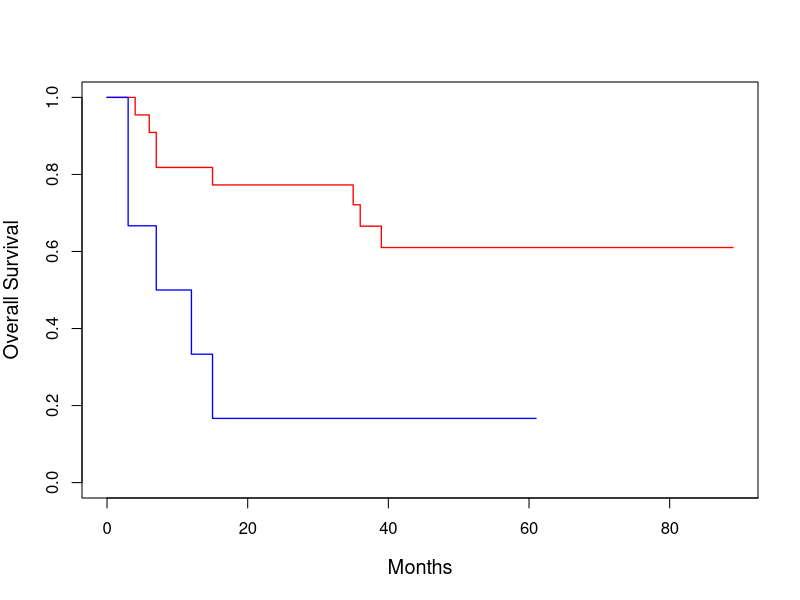

The R source for this figure:
library(survival)

setwd("/Users/dwhong/Desktop/R_code/survival")

expression <- read.csv("expression_groups.csv", header = TRUE, stringsAsFactors = FALSE, sep = ",")
names(expression) <- c("sample_ID", "expression")

clinical_data <- read.csv("OS_DATA.csv", header = TRUE, stringsAsFactors = FALSE, sep = ",")
names(clinical_data) <- c("sample_ID", "OS_STATUS", "OS_MONTHS")

clinical_data <- merge(clinical_data, expression, by = "sample_ID")

surv_test <- survfit(Surv(OS_MONTHS, OS_STATUS) ~ expression, data = clinical_data, conf.int = T)
survdiff_result <- survdiff(Surv(OS_MONTHS, OS_STATUS) ~ expression, data = clinical_data)
os_p_value <- 1 - pchisq(survdiff_result$chisq, df = (sum(1 * (survdiff_result$exp > 0))) - 1)

pdf(paste0("OS_survival.pdf"))
plot(surv_test, lty = 1, lwd = 1.3, col = c("red", "blue"), xlab = "Months", ylab = "Overall Survival" , cex = 1.3, cex.lab=1.2, xaxt="n")
axis(1, at = seq(0, 1200, 20))
invisible(dev.off())